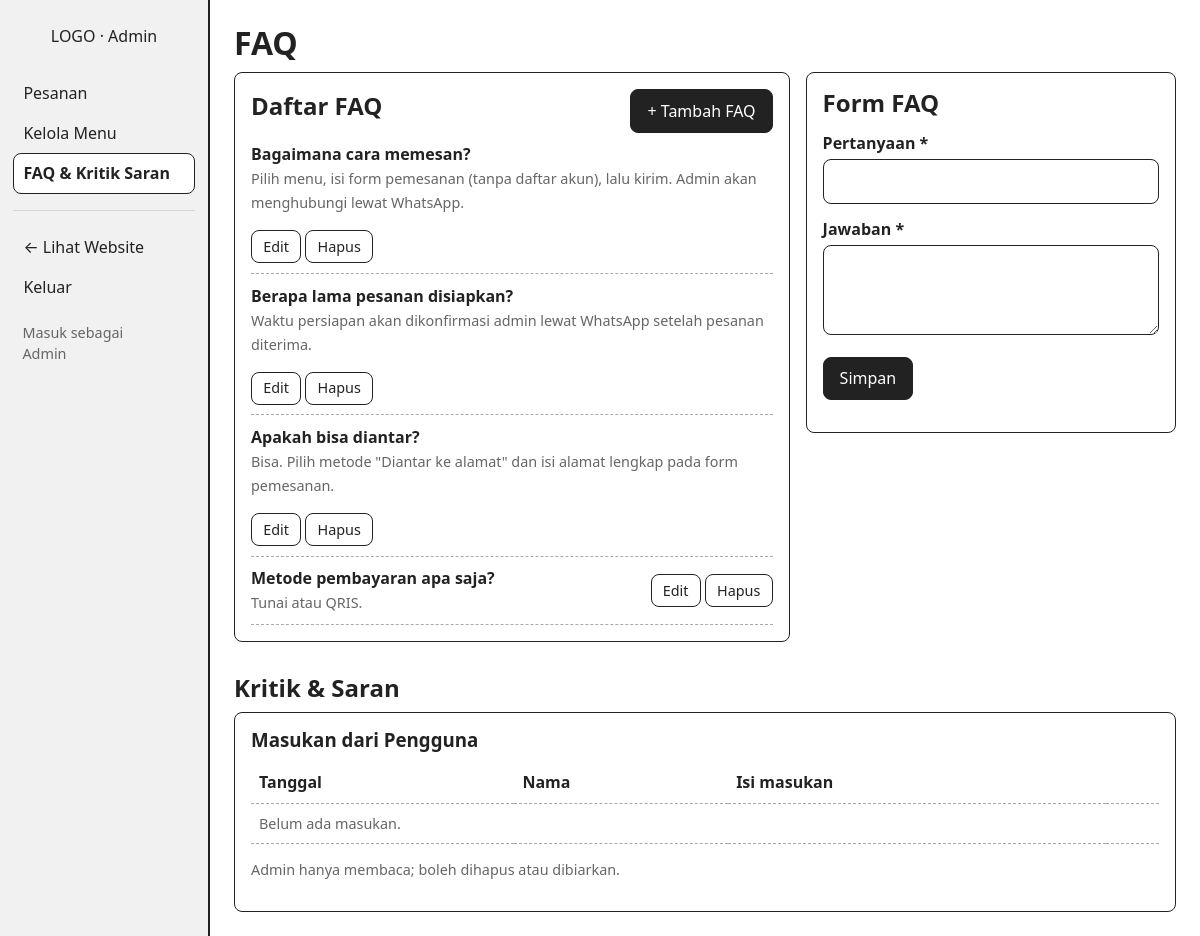
The app's page /index.php?r=admin/faq (signed in) with its own data.
### tables this page shows
CREATE TABLE faq_feedback (
  id_faq_feedback INT UNSIGNED NOT NULL AUTO_INCREMENT,
  id_user         INT UNSIGNED NULL,
  tipe            ENUM('faq','kritik') NOT NULL,
  judul           VARCHAR(255) NULL,
  isi             TEXT NOT NULL,
  nama_pengirim   VARCHAR(100) NULL,
  created_at      TIMESTAMP NOT NULL DEFAULT CURRENT_TIMESTAMP,
  PRIMARY KEY (id_faq_feedback),
  KEY idx_ff_tipe (tipe),
  CONSTRAINT fk_ff_user FOREIGN KEY (id_user) REFERENCES users(id_user)
    ON DELETE SET NULL ON UPDATE CASCADE
);

### index.php (called while the page is built, shortened)
<?php
function e($v): string
{
    return htmlspecialchars((string)$v, ENT_QUOTES | ENT_SUBSTITUTE, 'UTF-8');
}
function app(?string $key = null)
{
    static $cfg = null;
    $cfg ??= (require BASE_PATH . '/config/database.php')['app'];
    return $key === null ? $cfg : ($cfg[$key] ?? null);
}
function url(string $route = 'home', array $params = []): string
{
    if ($route === 'home' && !$params) return 'index.php';
    return 'index.php?' . http_build_query(['r' => $route] + $params);
}
function old(string $key, $default = '') { return $_SESSION['old'][$key] ?? $default; }
function render(string $view, array $data = [], string $layout = 'home/layout'): void
{
    extract($data, EXTR_SKIP);
    require BASE_PATH . "/views/$view.php";
}
spl_autoload_register(function (string $class): void {
    foreach (['controllers', 'models', 'core'] as $dir) {
        $file = BASE_PATH . "/$dir/$class.php";
        if (is_file($file)) { require $file; return; }
    }
});
$routes = [
    'home'            => ['MenuController',        'home',          'GET'],
    'menu'            => ['MenuController',        'index',         'GET'],
    'order'           => ['OrderController',       'form',          'GET'],
    'order/store'     => ['OrderController',       'store',         'POST'],
    'order/done'      => ['OrderController',       'done',          'GET'],
    'faq'             => ['FaqFeedbackController', 'index',         'GET'],
    'feedback/store'  => ['FaqFeedbackController', 'kirim',         'POST'],
    'login'           => ['AuthController',        'showLogin',     'GET'],
    'login/proses'    => ['AuthController',        'login',         'POST'],
    'logout'          => ['AuthController',        'logout',        'POST'],
    'admin/orders'        => ['OrderController',       'adminIndex',    'GET',  true],
    'admin/orders/update' => ['OrderController',       'adminUpdate',   'POST', true],
    'admin/menu'          => ['MenuController',        'adminIndex',    'GET',  true],
    'admin/menu/save'     => ['MenuController',        'save',          'POST', true],
    'admin/menu/delete'   => ['MenuController',        'delete',        'POST', true],
    'admin/faq'           => ['FaqFeedbackController', 'adminIndex',    'GET',  true],
    'admin/faq/save'      => ['FaqFeedbackController', 'faqSave',       'POST', true],
    'admin/faq/delete'    => ['FaqFeedbackController', 'faqDelete',     'POST', true],
    'admin/feedback/delete' => ['FaqFeedbackController', 'feedbackDelete', 'POST', true],
];
$route = (string)($_GET['r'] ?? 'home');
try {
    [$class, $method, $verb] = $routes[$route];
    (new $class())->$method();
} catch (Throwable $e) {
    error_log($e);
    http_response_code(500);
    $pesan = app('debug') ? $e->getMessage() : 'Terjadi kesalahan pada server. Silakan coba lagi nanti.';
    render('home/error', ['title' => 'Kesalahan', 'pesan' => $pesan]);
}

### controllers/FaqFeedbackController.php (called while the page is built, shortened)
<?php
class FaqFeedbackController
{
    public function adminIndex(): void
    {
        $edit = isset($_GET['edit']) ? FaqFeedback::findFaq((int)$_GET['edit']) : null;
        render('admin/faq', [
            'title' => 'FAQ & Kritik Saran', 'faqs' => FaqFeedback::faqs(),
            'feedbacks' => FaqFeedback::feedbacks(), 'edit' => $edit,
        ], 'admin/layout');
    }
}

### core/QueryBuilder.php (called while the page is built, shortened)
<?php
class QueryBuilder
{
    private PDO $pdo;
    private string $table;
    private string $columns = '*';
    private array $wheres = [];
    private array $bindings = [];
    private array $orders = [];
    private function __construct(string $table)
    {
        $this->table = self::ident($table);
        $this->pdo = Database::connection();
    }
    private static function ident(string $name): string
    {
        return $name;
    }
    public function where(string $column, string $op, $value): self
    {
        $this->wheres[] = self::ident($column) . " $op ?";
        $this->bindings[] = $value;
        return $this;
    }
    public function orderBy(string $column, string $dir = 'ASC'): self
    {
        $this->orders[] = self::ident($column) . ' ' . (strtoupper($dir) === 'DESC' ? 'DESC' : 'ASC');
        return $this;
    }
    private function whereSql(): string
    {
        return $this->wheres ? ' WHERE ' . implode(' AND ', $this->wheres) : '';
    }
    private function run(string $sql, array $params): PDOStatement
    {
        $stmt = $this->pdo->prepare($sql);
        $stmt->execute($params);
        return $stmt;
    }
    public function get(): array
    {
        $sql = "SELECT {$this->columns} FROM {$this->table}";
        $sql .= $this->whereSql();
        if ($this->orders) $sql .= ' ORDER BY ' . implode(', ', $this->orders);
        return $this->run($sql, $this->bindings)->fetchAll();
    }
}

### config/database.php (called while the page is built)
<?php
return [
    'database' => [
        'host'     => 'localhost',
        'port'     => 3306,
        'dbname'   => 'preorder_sari_bulan',
        'username' => 'root',
        'password' => '',
        'charset'  => 'utf8mb4',
    ],
    'app' => [
        'nama'       => 'RM Sari Bulan',
        'kota'       => 'Balikpapan',
        'alamat'     => '[Alamat], Balikpapan',
        'jam_buka'   => '[JAM BUKA]',
        'wa'         => '6281234567890',
        'instagram'  => 'https://instagram.com/',
        'maps_embed' => '',
        'tentang'    => 'RM Sari Bulan Balikpapan menyajikan masakan Padang dengan cita rasa khas. Ceritakan sejak kapan berdiri dan ciri khas masakan di sini.',
        'debug'      => false,
    ],
];

### core/Database.php (called while the page is built)
<?php
class Database
{
    private static ?PDO $pdo = null;
    public static function connection(): PDO
    {
        if (self::$pdo === null) {
            $c = (require BASE_PATH . '/config/database.php')['database'];
            $dsn = "mysql:host={$c['host']};port={$c['port']};dbname={$c['dbname']};charset={$c['charset']}";
            self::$pdo = new PDO($dsn, $c['username'], $c['password'], [
                PDO::ATTR_ERRMODE            => PDO::ERRMODE_EXCEPTION,
                PDO::ATTR_DEFAULT_FETCH_MODE => PDO::FETCH_ASSOC,
                PDO::ATTR_EMULATE_PREPARES   => false,
            ]);
        }
        return self::$pdo;
    }
}

### models/FaqFeedback.php (called while the page is built, shortened)
<?php
class FaqFeedback
{
    public static function faqs(?int $limit = null): array
    {
        $q = QueryBuilder::table('faq_feedback')->where('tipe', '=', 'faq')->orderBy('id_faq_feedback');
        return $q->get();
    }
}

### views/admin/faq.php (the view, shortened to what this page needs)
<h1>FAQ</h1>
<div class="grid" style="grid-template-columns:3fr 2fr;align-items:start">
  <div class="card">
    <div class="row-between"><h2>Daftar FAQ</h2><a class="btn btn-dark" href="<?= url('admin/faq') ?>">+ Tambah FAQ</a></div>
    <?php foreach ($faqs as $f): ?>
      <div class="row-between" style="border-bottom:1px dashed #aaa;padding:.6rem 0">
        <div><strong><?= e($f['judul']) ?></strong><br><span class="muted"><?= e($f['isi']) ?></span></div>
        <div style="white-space:nowrap">
          <a class="btn btn-sm" href="<?= url('admin/faq', ['edit' => $f['id_faq_feedback']]) ?>">Edit</a>
          <form class="mini-form" method="post" action="<?= url('admin/faq/delete') ?>" onsubmit="return confirm('Hapus FAQ ini?')">
            <button class="btn btn-sm" type="submit">Hapus</button>
          </form>
        </div>
      </div>
    <?php endforeach; ?>
  </div>
  <div class="card">
    <h2>Form FAQ</h2>
    <form method="post" action="<?= url('admin/faq/save') ?>">
      <label for="pertanyaan">Pertanyaan *</label>
      <input id="pertanyaan" name="pertanyaan" required maxlength="255" value="<?= e(old('pertanyaan', $edit['judul'] ?? '')) ?>">
      <label for="jawaban">Jawaban *</label>
      <textarea id="jawaban" name="jawaban" required><?= e(old('jawaban', $edit['isi'] ?? '')) ?></textarea>
      <p><button class="btn btn-dark" type="submit">Simpan</button> <?php if ($edit): ?><a class="btn" href="<?= url('admin/faq') ?>">Batal</a><?php endif; ?></p>
    </form>
  </div>
</div>
<h2 style="margin-top:2rem">Kritik &amp; Saran</h2>
<div class="card">
  <h3>Masukan dari Pengguna</h3>
  <div class="table-wrap"><table>
    <tr><th>Tanggal</th><th>Nama</th><th>Isi masukan</th><th></th></tr>
    <?php if (!$feedbacks): ?><tr><td colspan="4" class="muted">Belum ada masukan.</td></tr><?php endif; ?>
  </table></div>
  <p class="muted">Admin hanya membaca; boleh dihapus atau dibiarkan.</p>
</div>

### views/home/style.php (style rules this page uses)
:root { --ink:#222;--muted:#666;--line:#d6d6d6;--bg:#fff;--soft:#f1f1f1;--accent:#222;--danger:#9b1c1c;--ok:#1f6b3a }
* { box-sizing:border-box }
body { margin:0;font-family:system-ui,-apple-system,"Segoe UI",Roboto,sans-serif;color:var(--ink);background:var(--bg);line-height:1.5 }
a { color:inherit }
h1,h2,h3 { line-height:1.2;margin:0 0 .6rem }
.muted { color:var(--muted);font-size:.9rem }
.row-between { display:flex;justify-content:space-between;align-items:center;gap:1rem;flex-wrap:wrap }
.btn { display:inline-block;padding:.55rem 1rem;border:1px solid var(--ink);border-radius:8px;background:#fff;color:var(--ink);text-decoration:none;cursor:pointer;font:inherit }
.btn-dark { background:var(--accent);color:#fff }
.btn-sm { padding:.3rem .7rem;font-size:.9rem }
input,select,textarea { width:100%;padding:.6rem .7rem;border:1px solid var(--ink);border-radius:8px;font:inherit;background:#fff }
textarea { min-height:90px;resize:vertical }
label { display:block;font-weight:600;margin:.8rem 0 .25rem }
.card { border:1px solid var(--ink);border-radius:8px;padding:1rem;background:#fff }
.grid { display:grid;gap:1rem }
table { width:100%;border-collapse:collapse }
th,td { text-align:left;padding:.55rem .5rem;border-bottom:1px dashed #aaa;vertical-align:top }
.table-wrap { overflow-x:auto }
.mini-form { display:inline }

### records on screen
faq_feedback: judul "Bagaimana cara memesan?", isi "Pilih menu, isi form pemesanan (tanpa daftar akun), lalu kirim. Admin akan menghubungi lewat WhatsApp."
faq_feedback: judul "Berapa lama pesanan disiapkan?", isi "Waktu persiapan akan dikonfirmasi admin lewat WhatsApp setelah pesanan diterima."
faq_feedback: judul "Apakah bisa diantar?", isi "Bisa. Pilih metode \"Diantar ke alamat\" dan isi alamat lengkap pada form pemesanan."
faq_feedback: judul "Metode pembayaran apa saja?", isi "Tunai atau QRIS."

### other values on screen
$_SESSION['admin']['nama'] "Admin"
